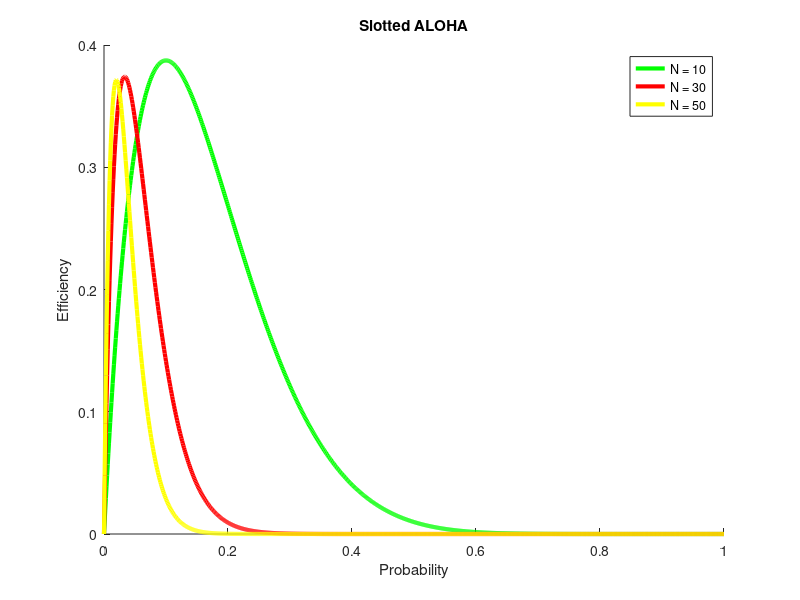

This chart was generated by the following MATLAB code:
figure(1); clf
p=0:0.001:1;
N1=10;N2=30;N3=50;
eff1=N1.*p.*(1-p).^(N1-1);
eff2=N2.*p.*(1-p).^(N2-1);
eff3=N3.*p.*(1-p).^(N3-1);
hold
plot(p,eff1,'g','LineWidth',3)
plot(p,eff2,'r','LineWidth',3)
plot(p,eff3,'y','LineWidth',3)
xlabel('Probability')
ylabel('Efficiency')
title('Slotted ALOHA')
legend('N = 10','N = 30','N = 50')